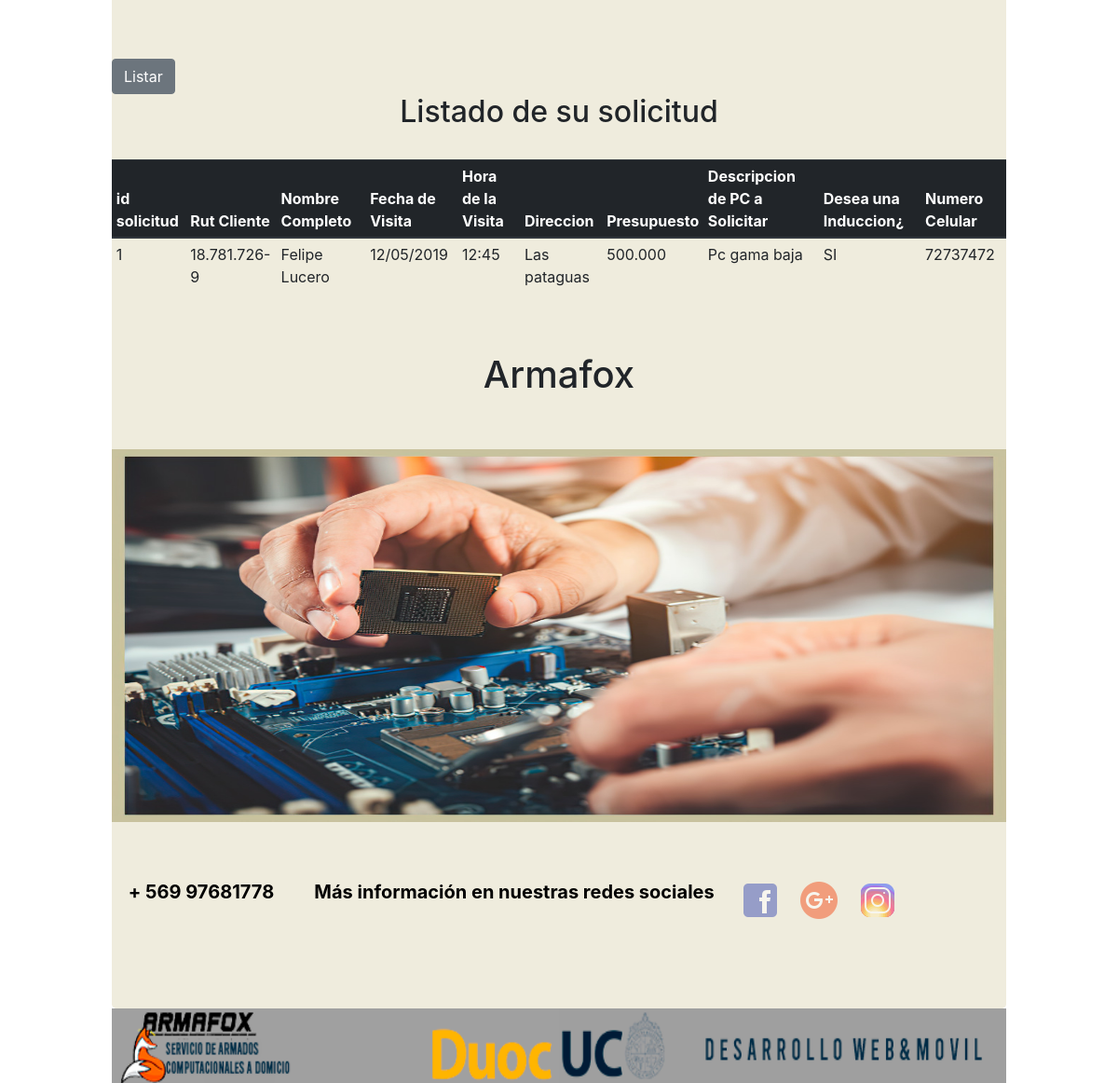
/listar_solicitud (signed in, lower part), run on an earlier commit of the app's database.
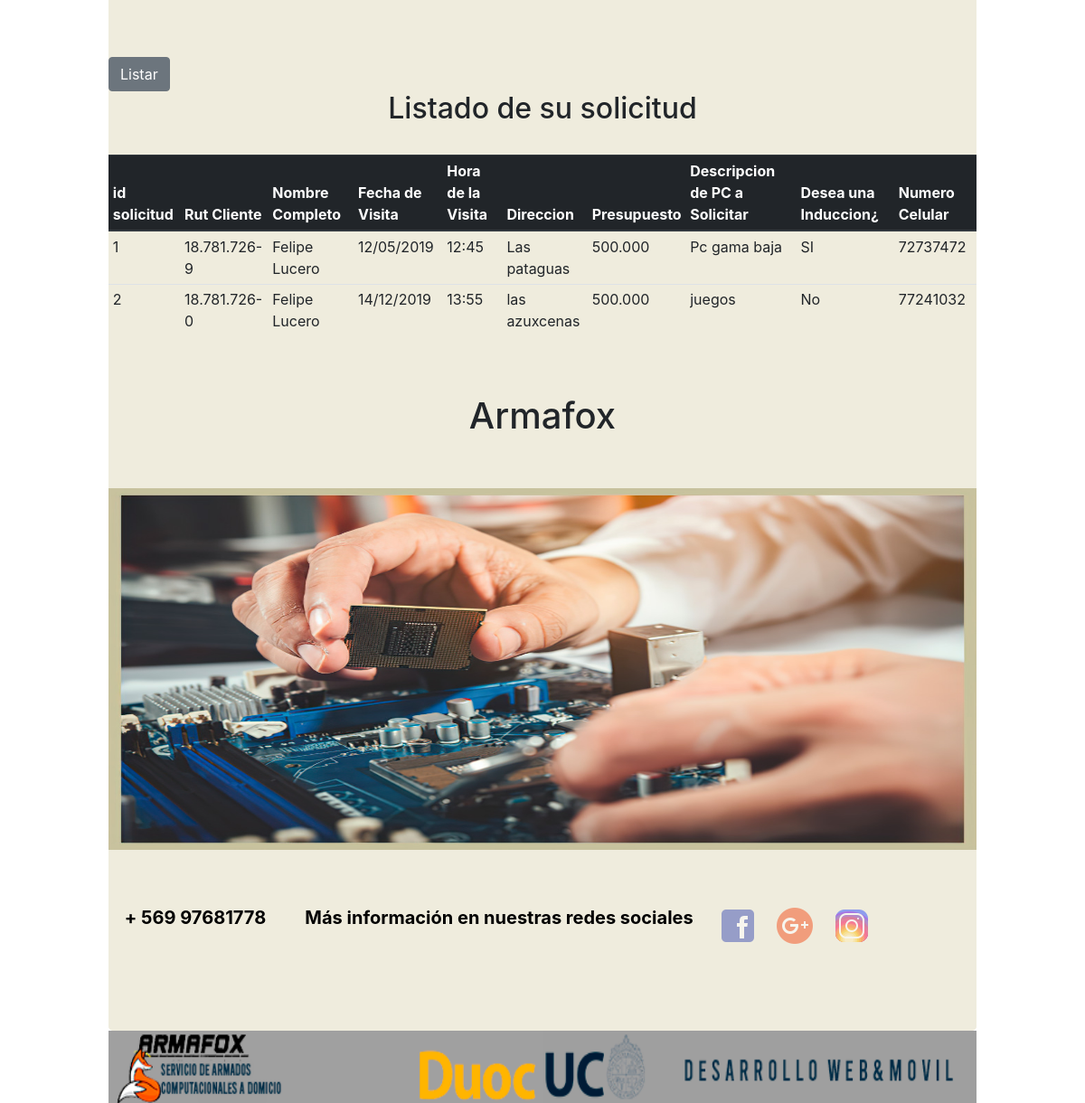
And on a later commit of the database.
### app_Armado/models.py (models this page shows, shortened)
class Solicitud(models.Model):
    id_servicio = models.IntegerField(primary_key=True)
    rut_cliente= models.CharField(max_length=12)
    Nombre_completo = models.CharField(max_length=100)
    fecha_de_visita = models.CharField(max_length=10)
    hora_de_visita = models.CharField(max_length=5)
    direccion= models.CharField(max_length=100)
    preosupuesto = models.CharField(max_length=9)
    descripcion_pc_a_solicitar= models.CharField(max_length=50)
    desea_induccion= models.CharField(max_length=2)
    numero_celular = models.CharField(max_length=8)

### app_Armado/views.py (the view)
# urls.py: path('listar_solicitud',login_required(listar_solicitud) , name='listar_solicitud'),
def listar_solicitud(request):
    soli= Solicitud.objects.all()
    return render(request, 'plantillas/solicitud.html', {'solicitud': soli})

### app_Armado/templates/plantillas/solicitud.html (shortened to what this page needs)
{% extends 'plantillas/Armafox.html' %}
{% block content %}
<link rel="stylesheet" href="https://stackpath.bootstrapcdn.com/bootstrap/4.1.3/css/bootstrap.min.css">
<form  align='center' method="POST">
    <br>
</form>
<br>
<a class="btn btn-secondary" role="button" href="{% url 'listar_solicitud' %}"  >Listar</a>
<br/>
<h2 align='center'>Listado de su solicitud</h2>
<br/>
<div class="table-responsive">
<table class="table table-sm">
    <thead  class="thead-dark" >
        <tr>
            <th>id solicitud</th>
            <th>Rut Cliente</th>
            <th>Nombre Completo</th>
            <th>Fecha de Visita</th>
            <th>Hora de la Visita</th>
            <th>Direccion</th>
            <th>Presupuesto</th>
            <th>Descripcion de PC a Solicitar</th>
            <th>Desea una Induccion¿</th>
            <th>Numero Celular</th>
        </tr>
        </thead>
        {%for s in solicitud%}
        <tr>
            <td>{{s.id_servicio}}</td>
            <td>{{s.rut_cliente}}</td>
            <td>{{s.Nombre_completo}}</td>
            <td>{{s.fecha_de_visita}}</td>
            <td>{{s.hora_de_visita}}</td>
            <td>{{s.direccion}}</td>
            <td>{{s.preosupuesto}}</td>
            <td>{{s.descripcion_pc_a_solicitar}}</td>
            <td>{{s.desea_induccion}}</td>
            <td>{{s.numero_celular}}</td>
        </tr>
        {%endfor%}
    </table>
</div>
<article>
    <br/>
    <br/>
    <H1 align="center"> Armafox</H1>
    <br/>
    <br/>
    <div id="divinovacion">
        <img id=imginovacion src= "/static/img/tecnico_cliente.jpeg" alt="imagen inovacion">
    <br/>
    <br/>
    <br/>
    </div>
</article>
<section id="informacion">
        <div class="numero">
            <p><strong>+ 569 97681778</strong></p>
        </div>
        <div class="parmado">
            <article>
            <p><strong>Más información en nuestras redes sociales</strong></p>
            </article>
        </div>
            <section class="redes">
                <div class="Facebook"><a target="_blank" href="
                    https://www.facebook.com/ArmaFox-ARMAMOSTUPCENCASA-112910423409893/?modal=admin_todo_tour">Fac</a></div>
                <div class="Google"><a target="_blank" href="https://twitter.com/ArmafoxA">Goo</a></div>
                <div class="Instagran"><a target="_blank" href="https://www.instagram.com/armafox_armapc_cl/?hl=es-la">Ins</a></div>
                <div class="Email"><a target="_blank" href="armafoxadomicilio@gmail.com">Ema</a></div>
            </section>
    </section>
{% endblock %}

What changed in the data, as far as the page shows it:
added Solicitud: id_servicio "2", rut_cliente "18.781.726-0", Nombre_completo "Felipe Lucero", fecha_de_visita "14/12/2019", hora_de_visita "13:55", direccion "las azuxcenas", preosupuesto "500.000", descripcion_pc_a_solicitar "juegos", desea_induccion "No", numero_celular "77241032"
